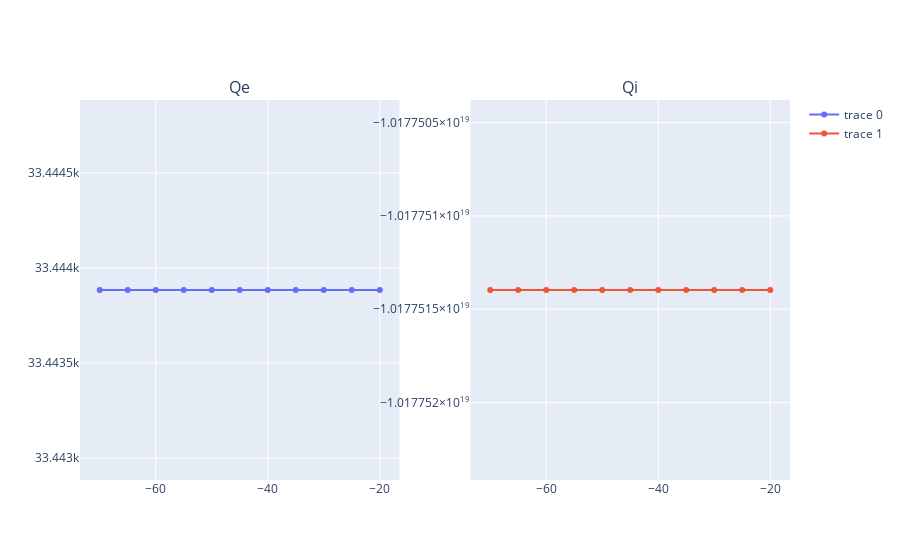

Notebook code for this chart:
### Code cell
# Fit for all measurements
reload(fit)


for idx in tqdm(range(len(powersweep_array))):
        res_power = powersweep_array[idx]
        mag = mags[idx]
        phase = phases[idx]

        angle_rad = np.unwrap(phase*np.pi/180)
        s21 = np.array((mag)*np.exp(1j*angle_rad),dtype=np.complex128)#dtype = # 128-bit complex floating-point number                 

        #Unwind phase
        zdata = np.array(s21*np.exp(1j*(freqs*tau*1e-9*2*np.pi+phi0)),dtype=np.complex128)*A0
        fit_results = fit.circle_fit(freqs, zdata, 
                                        f_c = fit0[0]['f_c'],
                                        fwhm = fit0[0]['fwhm'], 
                                        Qe_max=fit0[0]['Qe']*1.1, 
                                        Qe_min= fit0[0]['Qe']*0.9,
                                        plot=False)
        
        Qls[idx] = fit_results[0]['Q']
        Qes[idx] = fit_results[0]['Qe']
        Qis[idx] = fit_results[0]['Qi']
        kcs[idx] = fit_results[0]['kc']

        #Plot and print results
        clear_output()
        print(fit_results)
        fig = make_subplots(rows=1, cols=2, subplot_titles=("Qe","Qi"))
        fig.add_trace(plt.Scatter(x=powersweep_array,y=Qes))
        fig.add_trace(plt.Scatter(x=powersweep_array,y=Qis),row=1,col=2)
        fig.show()

### Figure 1 — Plotly figure (JSON) as saved in the notebook; plotly's stock layout.template omitted (floating-point values rounded to 4 significant figures)
{"data": [{"type": "scatter", "x": [-20, -25, -30, -35, -40, -45, -50, -55, -60, -65, -70], "y": [33440.0, 33440.0, 33440.0, 33440.0, 33440.0, 33440.0, 33440.0, 33440.0, 33440.0, 33440.0, 33440.0]}, {"type": "scatter", "x": [-20, -25, -30, -35, -40, -45, -50, -55, -60, -65, -70], "xaxis": "x2", "y": [-10177513971701821000, -10177513971701821000, -10177513971701821000, -10177513971701821000, -10177513971701821000, -10177513971701821000, -10177513971701821000, -10177513971701821000, -10177513971701821000, -10177513971701821000, -10177513971701821000], "yaxis": "y2"}], "layout": {"annotations": [{"font": {"size": 16}, "showarrow": false, "text": "Qe", "x": 0.225, "xanchor": "center", "xref": "paper", "y": 1, "yanchor": "bottom", "yref": "paper"}, {"font": {"size": 16}, "showarrow": false, "text": "Qi", "x": 0.775, "xanchor": "center", "xref": "paper", "y": 1, "yanchor": "bottom", "yref": "paper"}], "xaxis": {"anchor": "y", "domain": [0, 0.45]}, "xaxis2": {"anchor": "y2", "domain": [0.55, 1]}, "yaxis": {"anchor": "x", "domain": [0, 1]}, "yaxis2": {"anchor": "x2", "domain": [0, 1]}}}
